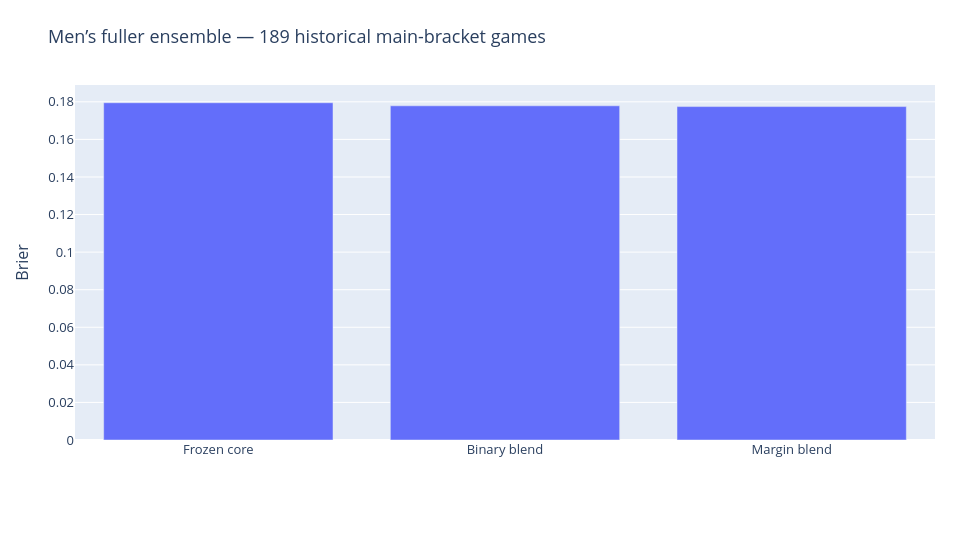

This figure's notebook cell:
### Markdown cell above
## 3. Historical support before the score test
The men’s fuller ensemble uses 33 inputs, three predeclared seeds, whole-season inner omissions, fold-local transformations, and a fixed 75% core / 25% auxiliary blend. A matched binary target controls for added model capacity. Outer years remain excluded from fitting; reused development years are not independent confirmation.

### Code cell
p=r['pooled'];display(pd.DataFrame([p]))
chart('pooled','Men’s fuller ensemble — 189 historical main-bracket games',['Frozen core','Binary blend','Margin blend'],{'Brier':[p['core'],p['binary'],p['margin']]},'Brier')

### Figure 1 — Plotly figure (JSON) as saved in the notebook; plotly's stock layout.template omitted (floating-point values rounded to 4 significant figures)
{"data": [{"name": "Brier", "type": "bar", "x": ["Frozen core", "Binary blend", "Margin blend"], "y": [0.1795, 0.1779, 0.1775]}], "layout": {"barmode": "group", "font": {"size": 13}, "height": 540, "legend": {"orientation": "h", "y": -0.25}, "margin": {"b": 100, "l": 75, "r": 25, "t": 85}, "title": {"text": "Men’s fuller ensemble — 189 historical main-bracket games"}, "width": 960, "yaxis": {"title": {"text": "Brier"}}}}
